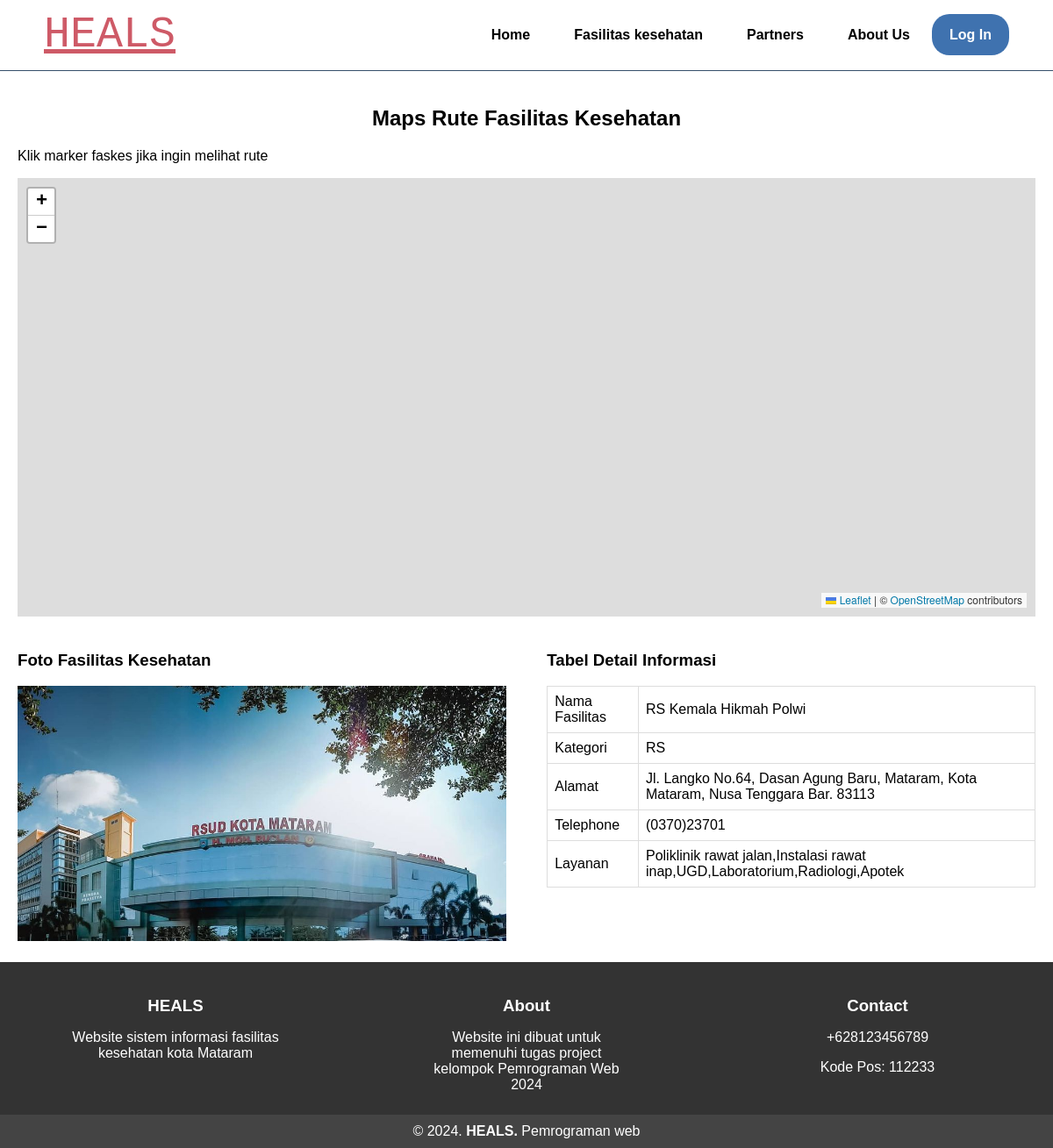
The app's page /daftar_faskes.php?no=4 with its own data.
### tables this page shows
CREATE TABLE `faskes` (
  `id` int(11) NOT NULL,
  `nama` varchar(255) NOT NULL,
  `kategori` varchar(255) NOT NULL,
  `alamat` varchar(255) NOT NULL,
  `telepon` varchar(15) NOT NULL,
  `layanan` text NOT NULL,
  `latitude` double NOT NULL,
  `longitude` double NOT NULL,
  `gambar` varchar(255) DEFAULT NULL
);

### admin/fungsi.php (called while the page is built, shortened)
<?php
$conn = mysqli_connect("localhost", "root", "", "heals");
function query($query){
    global $conn;
    $result = mysqli_query($conn, $query);
    $rows = [];
    while($row = mysqli_fetch_assoc($result)){
        $rows[] = $row;
    }
    return $rows;
}
?>

### daftar_faskes.php (the view, shortened to what this page needs)
<!DOCTYPE html>
<html lang="en">
<head>
    <link rel="stylesheet" href="assets/css/daftar_fakskes.css">
    <link rel="stylesheet" href="https://cdnjs.cloudflare.com/ajax/libs/font-awesome/5.15.4/css/all.min.css">
    <link rel="stylesheet" href="https://unpkg.com/leaflet@1.7.1/dist/leaflet.css">
    <link rel="stylesheet" href="https://unpkg.com/leaflet-routing-machine/dist/leaflet-routing-machine.css">
</head>
<body>
    <?php include('partials/navbar.php'); ?>
    <?php
    require 'admin/fungsi.php';
    if (isset($_GET['no'])) {
        $no = $_GET['no'];
        $faskes = query("SELECT * FROM faskes WHERE id = $no")[0];
    ?>
    <main id="detail" data-no="<?= $no ?>">
        <div class="container">
            <h2>Maps Rute Fasilitas Kesehatan</h2>
            <p>Klik marker faskes jika ingin melihat rute</p>
            <div id="map"></div>
            <div class="info">
                <div class="photo">
                    <h3>Foto Fasilitas Kesehatan</h3>
                    <img src="rsud.jpg" alt="Foto Fasilitas Kesehatan">
                </div>
                <div class="details">
                    <h3>Tabel Detail Informasi</h3>
                    <table>
                        <tr>
                            <td>Nama Fasilitas</td>
                            <td><?= $faskes['nama'] ?></td>
                        </tr>
                        <tr>
                            <td>Kategori</td>
                            <td><?= $faskes['kategori'] ?></td>
                        </tr>
                        <tr>
                            <td>Alamat</td>
                            <td><?= $faskes['alamat'] ?></td>
                        </tr>
                        <tr>
                            <td>Telephone</td>
                            <td><?= $faskes['telepon'] ?></td>
                        </tr>
                        <tr>
                            <td>Layanan</td>
                            <td><?= $faskes['layanan'] ?></td>
                        </tr>
                    </table>
                </div>
            </div>
        </div>
    </main>
    <?php
        }
    ?>
    <?php include('partials/footer.php'); ?>
</body>
</html>

### assets/css/daftar_fakskes.css (style rules this page uses)
body { font-family: Arial, sans-serif; margin: 0; padding: 0; }
main .container { padding: 20px; }
main h2 { text-align: center; }
#map { height: 500px; margin-bottom: 20px; position: relative; }
.info { display: flex; justify-content: space-between; margin-top: 20px; }
.photo, .details { width: 48%; }
.photo img { width: 100%; }
table { width: 100%; border-collapse: collapse; margin-bottom: 20px; }
th, td { padding: 10px; text-align: left; border-bottom: 1px solid #ddd; }
#map { z-index: -0 !important; }

### daftar_faskes.php (style rules this page uses)
table { width: 100%; border-collapse: collapse; margin-bottom: 20px; }
table, th, td { border: 1px solid #ddd; }
th, td { padding: 8px; text-align: left; }

### records on screen
faskes: nama "RS Kemala Hikmah Polwi", kategori "RS", alamat "Jl. Langko No.64, Dasan Agung Baru, Mataram, Kota Mataram, Nusa Tenggara Bar. 83113", telepon "(0370)23701", layanan "Poliklinik rawat jalan,Instalasi rawat inap,UGD,Laboratorium,Radiologi,Apotek"
